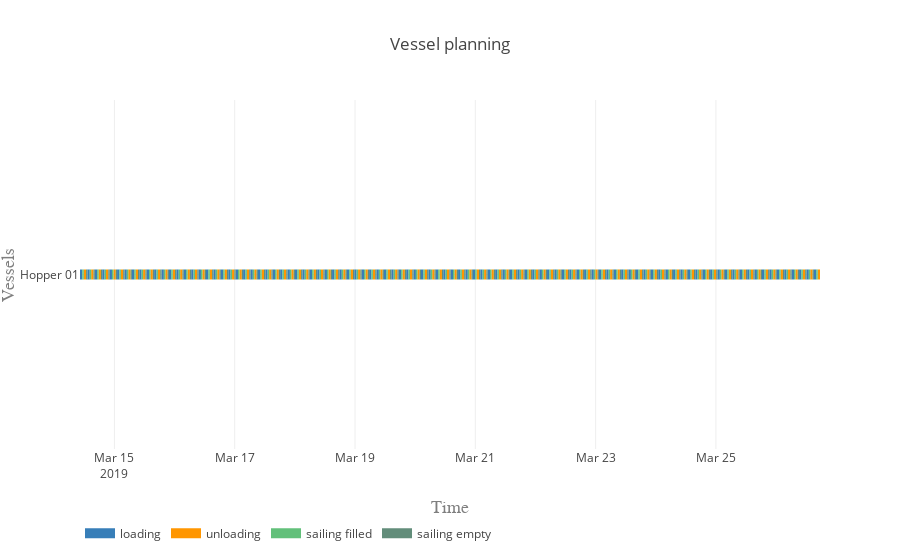

Source (notebook cell):
### Markdown cell above
#### Vessel planning

### Code cell
vessels = [hopper]

activities = ['loading', 'unloading', 'sailing filled', 'sailing empty']
colors = {0:'rgb(55,126,184)', 1:'rgb(255,150,0)', 2:'rgb(98, 192, 122)', 3:'rgb(98, 141, 122)'}

plot.vessel_planning(vessels, activities, colors)

### Figure 1 — Plotly figure (JSON) as saved in the notebook; plotly's stock layout.template omitted (floating-point values rounded to 4 significant figures; data arrays with more than 128 entries replaced by an {"elided": "..."} marker saying what was removed)
{"data": [{"connectgaps": false, "hoverinfo": "y+name", "line": {"color": "rgb(55,126,184)", "width": 10}, "mode": "lines", "name": "loading", "type": "scatter", "uid": "966f8556-c4ff-4b12-a6c2-53026e2bd4fb", "x": {"elided": "500 str values"}, "y": {"elided": "500 str values"}}, {"connectgaps": false, "hoverinfo": "y+name", "line": {"color": "rgb(255,150,0)", "width": 10}, "mode": "lines", "name": "unloading", "type": "scatter", "uid": "73eb7170-18d4-4633-97fb-6f5667cd1059", "x": {"elided": "500 str values"}, "y": {"elided": "500 str values"}}, {"connectgaps": false, "hoverinfo": "y+name", "line": {"color": "rgb(98, 192, 122)", "width": 10}, "mode": "lines", "name": "sailing filled", "type": "scatter", "uid": "a0dc9599-2d88-4ac5-b05f-6b5ac562cf10", "x": {"elided": "500 str values"}, "y": {"elided": "500 str values"}}, {"connectgaps": false, "hoverinfo": "y+name", "line": {"color": "rgb(98, 141, 122)", "width": 10}, "mode": "lines", "name": "sailing empty", "type": "scatter", "uid": "73b0f555-aaa5-40ae-9413-af00f73fa5bd", "x": {"elided": "495 str values"}, "y": {"elided": "495 str values"}}], "layout": {"hovermode": "closest", "legend": {"orientation": "h", "x": 0, "y": -0.2}, "title": "Vessel planning", "xaxis": {"range": ["2019-03-14 10:16:37", "2019-03-26 17:30:59.511561"], "title": "Time", "titlefont": {"color": "#7f7f7f", "family": "Courier New, monospace", "size": 18}}, "yaxis": {"title": "Vessels", "titlefont": {"color": "#7f7f7f", "family": "Courier New, monospace", "size": 18}}}}
